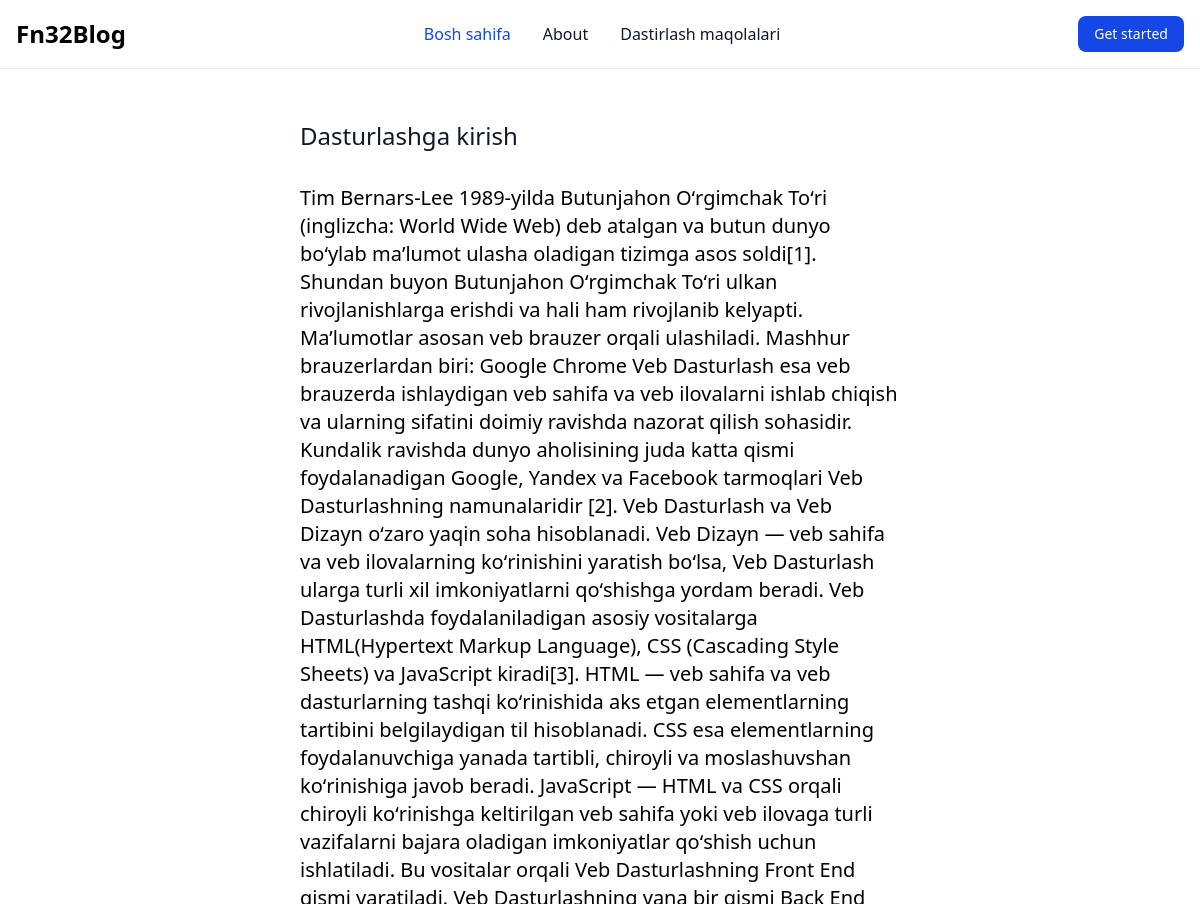
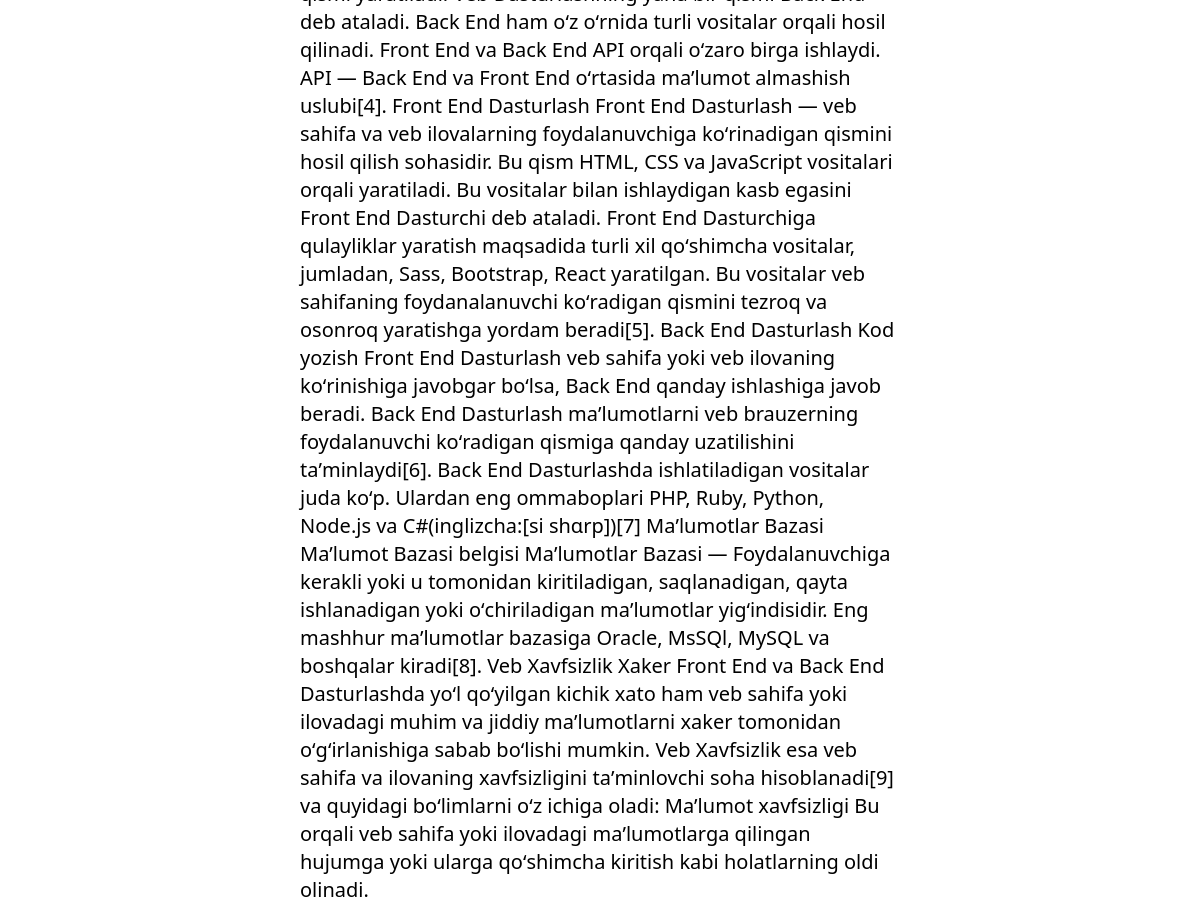
Screenshot of /maqolalar/1/ with the database file from the repository (2 pictures, top to bottom).
### blog/models.py (models this page shows)
class Post(models.Model):
    title = models.CharField(max_length=300)
    content = HTMLField()
    author = models.CharField()
    description = models.CharField()
    image = models.ImageField(upload_to='images')
    created_at = models.DateTimeField(auto_now_add=True)

### blog/views.py (the view)
# urls.py: path('maqolalar/<int:pk>/',views.maqola,name="maqola")
def maqola(request,pk):
    post = get_object_or_404(Post,pk=pk)
    return render(request,'blog/maqola.html',{'post':post})

### blog/templates/blog/maqola.html
{% extends "base.html" %}
{% block content %}
    <div class="maqola w-[50%] mx-auto">
        <h1 class="text-2xl text-gray-900 dark:text-black my-8 mt-30">{{post.title}}</h1>
        <div class="text-xl">
            {{post.content|safe}}
        </div>
    </div>
{% endblock content %}

### rows the page displays
Post: title "Dasturlashga kirish", content "Tim Bernars-Lee 1989-yilda Butunjahon Oʻrgimchak Toʻri (inglizcha: World Wide Web) deb atalgan va butun dunyo boʻylab maʼlumot ulasha oladigan tizimga asos soldi[1]. Shundan buyon Butunjahon Oʻrgimchak Toʻri ulkan rivojlanishlarga erishdi va hali ham rivojlanib kelyapti. Maʼlumotlar asosan veb brauzer orqali ulashiladi. Mashhur brauzerlardan biri: Google Chrome Veb Dasturlash esa veb brauzerda ishlaydigan veb sahifa va veb ilovalarni ishlab chiqish va ularning sifatini doimiy ravishda nazorat qilish sohasidir. Kundalik ravishda dunyo aholisining juda katta qismi foydalanadigan Google, Yandex va Facebook tarmoqlari Veb Dasturlashning namunalaridir [2]. Veb Dasturlash va Veb Dizayn oʻzaro…"
